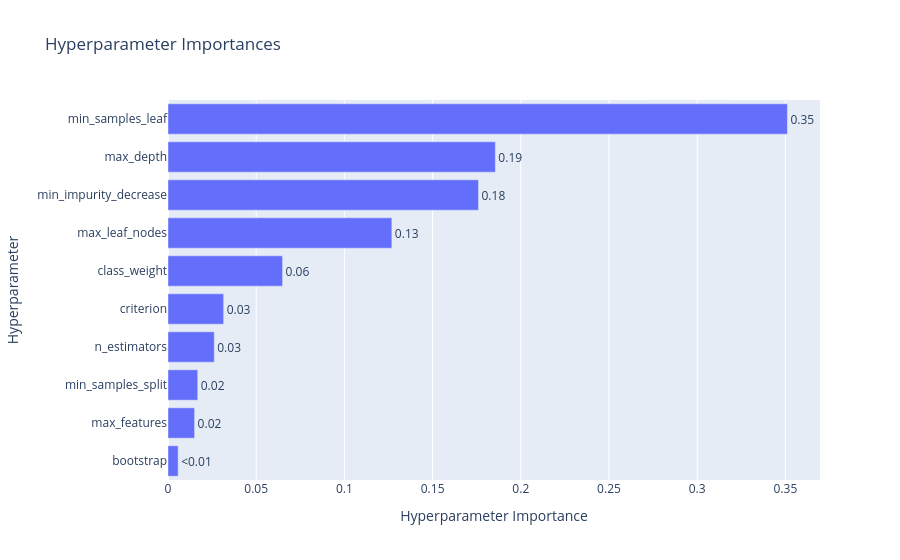

Notebook source saved alongside this figure:
### Code cell
optuna.visualization.plot_param_importances(study_rf)

### Figure 1 — Plotly figure (JSON) as saved in the notebook; plotly's stock layout.template omitted (floating-point values rounded to 4 significant figures)
{"data": [{"cliponaxis": false, "hovertemplate": ["bootstrap (CategoricalDistribution): 0.005740857433742014<extra></extra>", "max_features (CategoricalDistribution): 0.015072564754905014<extra></extra>", "min_samples_split (IntDistribution): 0.016860669330684485<extra></extra>", "n_estimators (IntDistribution): 0.026218943255433835<extra></extra>", "criterion (CategoricalDistribution): 0.031552559383495465<extra></extra>", "class_weight (CategoricalDistribution): 0.06494974940620458<extra></extra>", "max_leaf_nodes (IntDistribution): 0.12689115408518473<extra></extra>", "min_impurity_decrease (CategoricalDistribution): 0.17600210401038247<extra></extra>", "max_depth (IntDistribution): 0.18557955275560806<extra></extra>", "min_samples_leaf (IntDistribution): 0.3511318455843595<extra></extra>"], "name": "Objective Value", "orientation": "h", "text": ["<0.01", "0.02", "0.02", "0.03", "0.03", "0.06", "0.13", "0.18", "0.19", "0.35"], "textposition": "outside", "type": "bar", "x": [0.005741, 0.01507, 0.01686, 0.02622, 0.03155, 0.06495, 0.1269, 0.176, 0.1856, 0.3511], "y": ["bootstrap", "max_features", "min_samples_split", "n_estimators", "criterion", "class_weight", "max_leaf_nodes", "min_impurity_decrease", "max_depth", "min_samples_leaf"]}], "layout": {"title": {"text": "Hyperparameter Importances"}, "xaxis": {"title": {"text": "Hyperparameter Importance"}}, "yaxis": {"title": {"text": "Hyperparameter"}}}}
